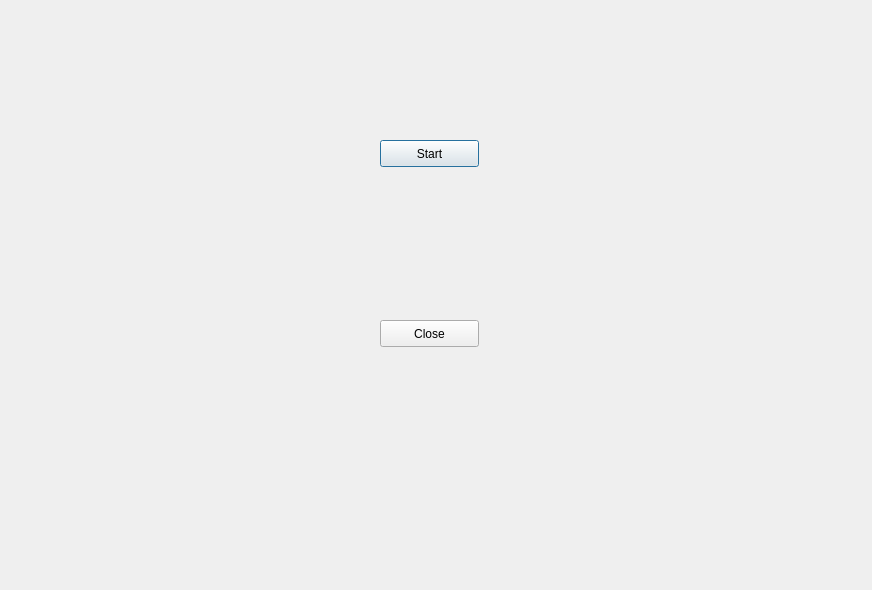
<?xml version="1.0" encoding="UTF-8"?>
<ui version="4.0">
 <class>Second</class>
 <widget class="QDialog" name="Second">
  <property name="enabled">
   <bool>true</bool>
  </property>
  <property name="geometry">
   <rect>
    <x>0</x>
    <y>0</y>
    <width>872</width>
    <height>590</height>
   </rect>
  </property>
  <property name="minimumSize">
   <size>
    <width>475</width>
    <height>0</height>
   </size>
  </property>
  <property name="windowTitle">
   <string>Dialog</string>
  </property>
  <widget class="QPushButton" name="Play">
   <property name="geometry">
    <rect>
     <x>380</x>
     <y>140</y>
     <width>99</width>
     <height>27</height>
    </rect>
   </property>
   <property name="layoutDirection">
    <enum>Qt::LeftToRight</enum>
   </property>
   <property name="text">
    <string>Start</string>
   </property>
  </widget>
  <widget class="QPushButton" name="Close">
   <property name="geometry">
    <rect>
     <x>380</x>
     <y>320</y>
     <width>99</width>
     <height>27</height>
    </rect>
   </property>
   <property name="text">
    <string>Close</string>
   </property>
  </widget>
 </widget>
 <resources/>
 <connections/>
</ui>
